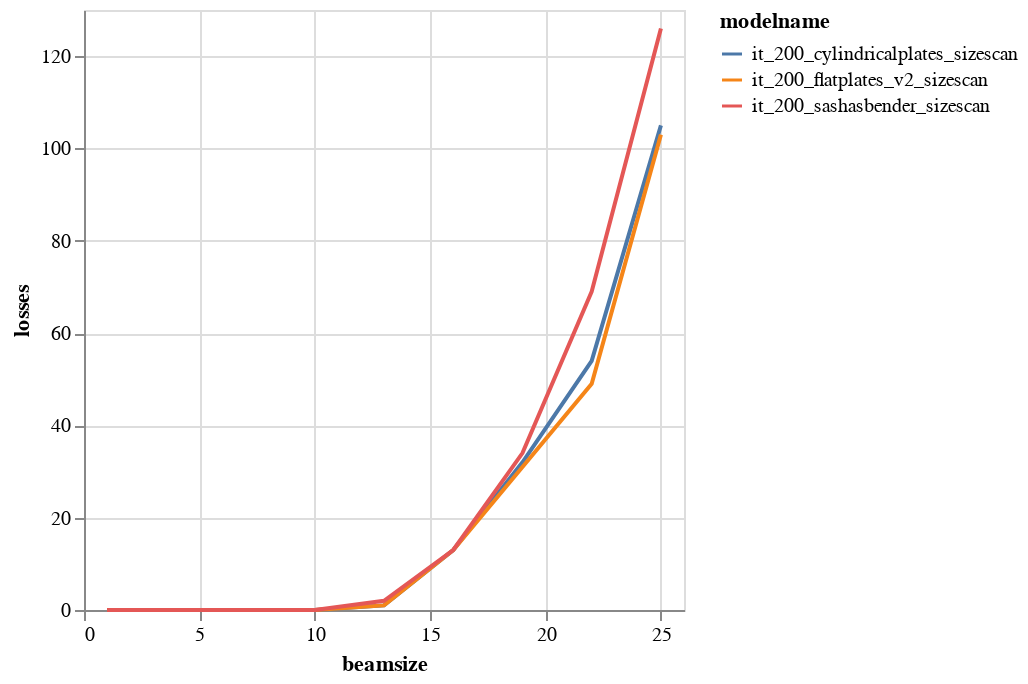

Notebook code cell kept with this figure:
### Code cell
alt.Chart(DATA.loc[DATA["beamsize"]<=25]).mark_line().encode(
    color="modelname",
    x='beamsize',
    y='losses',
)

### Figure 1 — Vega-Lite specification as saved in the notebook (floating-point values rounded to 4 significant figures)
{"$schema": "https://vega.github.io/schema/vega-lite/v1.2.1.json", "data": {"values": [{"Unnamed: 0": 0, "beamsize": 1, "losses": 0, "modelname": "it_200_cylindricalplates_sizescan", "relbeta": 0.002309, "sourceID": 16777217, "sourceName": "bs_1", "x_emittance": 0.003563, "x_norm_emittance": 8.224e-06, "y_emittance": 0.001088, "y_norm_emittance": 2.511e-06}, {"Unnamed: 0": 1, "beamsize": 4, "losses": 0, "modelname": "it_200_cylindricalplates_sizescan", "relbeta": 0.002309, "sourceID": 16777218, "sourceName": "bs_4", "x_emittance": 0.1572, "x_norm_emittance": 0.000363, "y_emittance": 0.0708, "y_norm_emittance": 0.0001634}, {"Unnamed: 0": 2, "beamsize": 7, "losses": 0, "modelname": "it_200_cylindricalplates_sizescan", "relbeta": 0.002309, "sourceID": 16777219, "sourceName": "bs_7", "x_emittance": 0.8897, "x_norm_emittance": 0.002054, "y_emittance": 0.34, "y_norm_emittance": 0.0007848}, {"Unnamed: 0": 3, "beamsize": 10, "losses": 0, "modelname": "it_200_cylindricalplates_sizescan", "relbeta": 0.002309, "sourceID": 16777220, "sourceName": "bs_10", "x_emittance": 2.654, "x_norm_emittance": 0.006127, "y_emittance": 1.179, "y_norm_emittance": 0.002722}, {"Unnamed: 0": 4, "beamsize": 13, "losses": 1, "modelname": "it_200_cylindricalplates_sizescan", "relbeta": 0.002309, "sourceID": 16777221, "sourceName": "bs_13", "x_emittance": 7.353, "x_norm_emittance": 0.01698, "y_emittance": 2.771, "y_norm_emittance": 0.006397}, {"Unnamed: 0": 5, "beamsize": 16, "losses": 13, "modelname": "it_200_cylindricalplates_sizescan", "relbeta": 0.002309, "sourceID": 16777222, "sourceName": "bs_16", "x_emittance": 11.68, "x_norm_emittance": 0.02696, "y_emittance": 4.671, "y_norm_emittance": 0.01078}, {"Unnamed: 0": 6, "beamsize": 19, "losses": 32, "modelname": "it_200_cylindricalplates_sizescan", "relbeta": 0.002309, "sourceID": 16777223, "sourceName": "bs_19", "x_emittance": 21.7, "x_norm_emittance": 0.0501, "y_emittance": 11.19, "y_norm_emittance": 0.02584}, {"Unnamed: 0": 7, "beamsize": 22, "losses": 54, "modelname": "it_200_cylindricalplates_sizescan", "relbeta": 0.002309, "sourceID": 16777224, "sourceName": "bs_22", "x_emittance": 27.21, "x_norm_emittance": 0.06282, "y_emittance": 18.86, "y_norm_emittance": 0.04355}, {"Unnamed: 0": 8, "beamsize": 25, "losses": 105, "modelname": "it_200_cylindricalplates_sizescan", "relbeta": 0.002309, "sourceID": 16777225, "sourceName": "bs_25", "x_emittance": 35.06, "x_norm_emittance": 0.08095, "y_emittance": 25.17, "y_norm_emittance": 0.05812}, {"Unnamed: 0": 0, "beamsize": 1, "losses": 0, "modelname": "it_200_flatplates_v2_sizescan", "relbeta": 0.002309, "sourceID": 16777217, "sourceName": "bs_1", "x_emittance": 0.003786, "x_norm_emittance": 8.74e-06, "y_emittance": 0.001385, "y_norm_emittance": 3.196e-06}, {"Unnamed: 0": 1, "beamsize": 4, "losses": 0, "modelname": "it_200_flatplates_v2_sizescan", "relbeta": 0.002309, "sourceID": 16777218, "sourceName": "bs_4", "x_emittance": 0.1672, "x_norm_emittance": 0.0003859, "y_emittance": 0.09009, "y_norm_emittance": 0.000208}, {"Unnamed: 0": 2, "beamsize": 7, "losses": 0, "modelname": "it_200_flatplates_v2_sizescan", "relbeta": 0.002309, "sourceID": 16777219, "sourceName": "bs_7", "x_emittance": 0.9478, "x_norm_emittance": 0.002188, "y_emittance": 0.4322, "y_norm_emittance": 0.0009978}, {"Unnamed: 0": 3, "beamsize": 10, "losses": 0, "modelname": "it_200_flatplates_v2_sizescan", "relbeta": 0.002309, "sourceID": 16777220, "sourceName": "bs_10", "x_emittance": 2.881, "x_norm_emittance": 0.00665, "y_emittance": 1.489, "y_norm_emittance": 0.003437}, {"Unnamed: 0": 4, "beamsize": 13, "losses": 1, "modelname": "it_200_flatplates_v2_sizescan", "relbeta": 0.002309, "sourceID": 16777221, "sourceName": "bs_13", "x_emittance": 6.624, "x_norm_emittance": 0.01529, "y_emittance": 3.515, "y_norm_emittance": 0.008114}, {"Unnamed: 0": 5, "beamsize": 16, "losses": 13, "modelname": "it_200_flatplates_v2_sizescan", "relbeta": 0.002309, "sourceID": 16777222, "sourceName": "bs_16", "x_emittance": 12.82, "x_norm_emittance": 0.0296, "y_emittance": 5.944, "y_norm_emittance": 0.01372}, {"Unnamed: 0": 6, "beamsize": 19, "losses": 31, "modelname": "it_200_flatplates_v2_sizescan", "relbeta": 0.002309, "sourceID": 16777223, "sourceName": "bs_19", "x_emittance": 21.96, "x_norm_emittance": 0.05071, "y_emittance": 13.86, "y_norm_emittance": 0.03199}, {"Unnamed: 0": 7, "beamsize": 22, "losses": 49, "modelname": "it_200_flatplates_v2_sizescan", "relbeta": 0.002309, "sourceID": 16777224, "sourceName": "bs_22", "x_emittance": 31.25, "x_norm_emittance": 0.07214, "y_emittance": 23.24, "y_norm_emittance": 0.05364}, {"Unnamed: 0": 8, "beamsize": 25, "losses": 103, "modelname": "it_200_flatplates_v2_sizescan", "relbeta": 0.002309, "sourceID": 16777225, "sourceName": "bs_25", "x_emittance": 38.99, "x_norm_emittance": 0.09, "y_emittance": 31.18, "y_norm_emittance": 0.07198}, {"Unnamed: 0": 0, "beamsize": 1, "losses": 0, "modelname": "it_200_sashasbender_sizescan", "relbeta": 0.002309, "sourceID": 16777217, "sourceName": "bs_1", "x_emittance": 0.003294, "x_norm_emittance": 7.604e-06, "y_emittance": 5.259e-05, "y_norm_emittance": 1.214e-07}, {"Unnamed: 0": 1, "beamsize": 4, "losses": 0, "modelname": "it_200_sashasbender_sizescan", "relbeta": 0.002309, "sourceID": 16777218, "sourceName": "bs_4", "x_emittance": 0.1084, "x_norm_emittance": 0.0002503, "y_emittance": 0.007248, "y_norm_emittance": 1.673e-05}, {"Unnamed: 0": 2, "beamsize": 7, "losses": 0, "modelname": "it_200_sashasbender_sizescan", "relbeta": 0.002309, "sourceID": 16777219, "sourceName": "bs_7", "x_emittance": 0.6608, "x_norm_emittance": 0.001525, "y_emittance": 0.05693, "y_norm_emittance": 0.0001314}, {"Unnamed: 0": 3, "beamsize": 10, "losses": 0, "modelname": "it_200_sashasbender_sizescan", "relbeta": 0.002309, "sourceID": 16777220, "sourceName": "bs_10", "x_emittance": 2.092, "x_norm_emittance": 0.00483, "y_emittance": 1.005, "y_norm_emittance": 0.00232}, {"Unnamed: 0": 4, "beamsize": 13, "losses": 2, "modelname": "it_200_sashasbender_sizescan", "relbeta": 0.002309, "sourceID": 16777221, "sourceName": "bs_13", "x_emittance": 6.011, "x_norm_emittance": 0.01388, "y_emittance": 2.339, "y_norm_emittance": 0.0054}, {"Unnamed: 0": 5, "beamsize": 16, "losses": 13, "modelname": "it_200_sashasbender_sizescan", "relbeta": 0.002309, "sourceID": 16777222, "sourceName": "bs_16", "x_emittance": 21.34, "x_norm_emittance": 0.04926, "y_emittance": 15.22, "y_norm_emittance": 0.03513}, {"Unnamed: 0": 6, "beamsize": 19, "losses": 34, "modelname": "it_200_sashasbender_sizescan", "relbeta": 0.002309, "sourceID": 16777223, "sourceName": "bs_19", "x_emittance": 44.99, "x_norm_emittance": 0.1039, "y_emittance": 45.82, "y_norm_emittance": 0.1058}, {"Unnamed: 0": 7, "beamsize": 22, "losses": 69, "modelname": "it_200_sashasbender_sizescan", "relbeta": 0.002309, "sourceID": 16777224, "sourceName": "bs_22", "x_emittance": 78.56, "x_norm_emittance": 0.1814, "y_emittance": 86.33, "y_norm_emittance": 0.1993}, {"Unnamed: 0": 8, "beamsize": 25, "losses": 126, "modelname": "it_200_sashasbender_sizescan", "relbeta": 0.002309, "sourceID": 16777225, "sourceName": "bs_25", "x_emittance": 89.03, "x_norm_emittance": 0.2055, "y_emittance": 116.9, "y_norm_emittance": 0.27}]}, "encoding": {"color": {"field": "modelname", "type": "nominal"}, "x": {"field": "beamsize", "type": "quantitative"}, "y": {"field": "losses", "type": "quantitative"}}, "mark": "line"}
